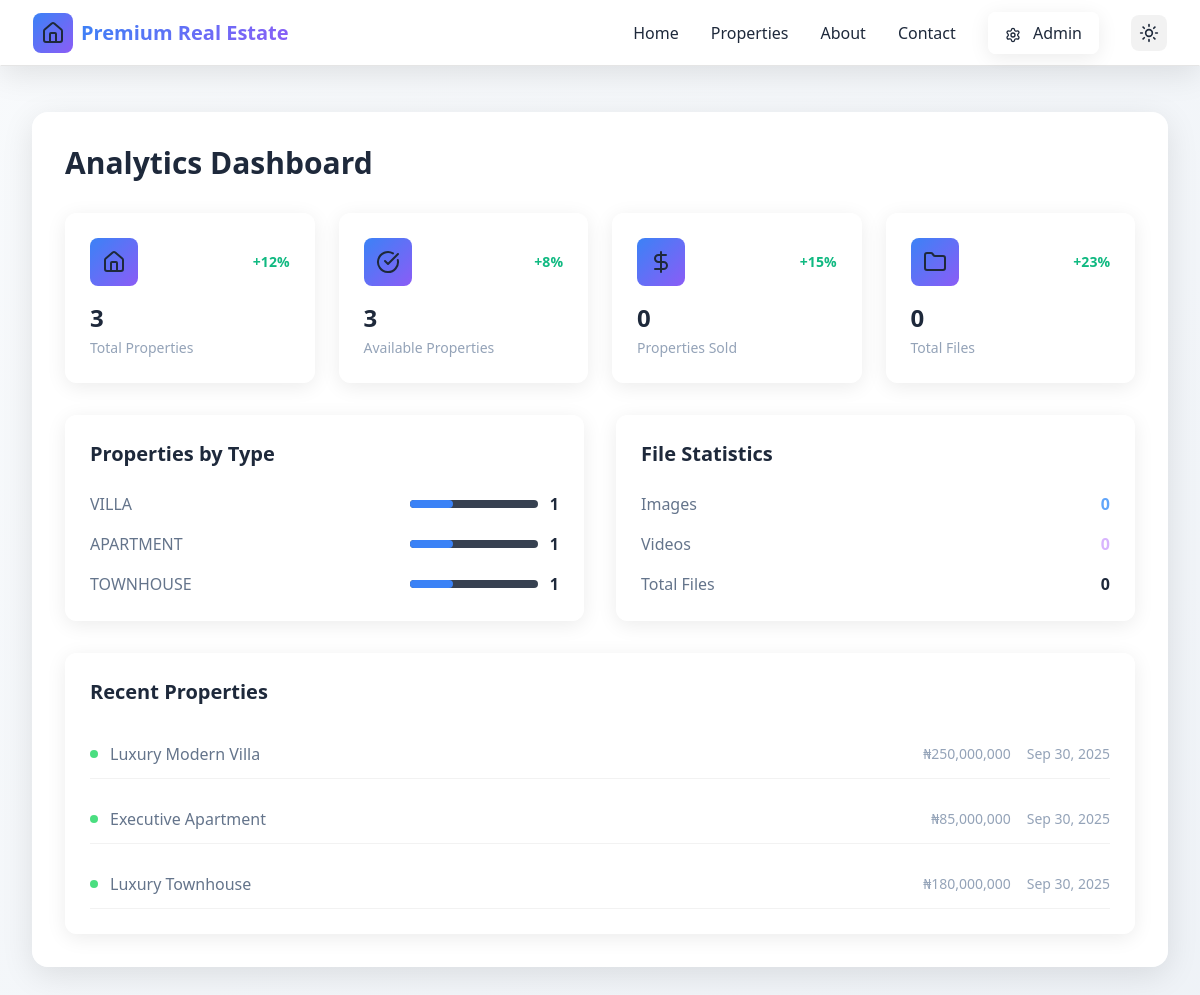
Screenshot of /admin/analytics.php (signed in) with the database file from the repository.
### tables this page shows
CREATE TABLE IF NOT EXISTS properties (
    id INT AUTO_INCREMENT PRIMARY KEY,
    title VARCHAR(255) NOT NULL,
    description TEXT NOT NULL,
    price DECIMAL(15,2) NOT NULL,
    location VARCHAR(255) NOT NULL,
    bedrooms INT NOT NULL,
    bathrooms INT NOT NULL,
    area DECIMAL(10,2) NOT NULL,
    type ENUM('HOUSE', 'APARTMENT', 'VILLA', 'CONDO', 'TOWNHOUSE', 'LAND', 'COMMERCIAL') NOT NULL,
    status ENUM('AVAILABLE', 'SOLD', 'RENTED', 'PENDING') DEFAULT 'AVAILABLE',
    images JSON,
    features JSON,
    video_url VARCHAR(500) NULL,
    created_at TIMESTAMP DEFAULT CURRENT_TIMESTAMP,
    updated_at TIMESTAMP DEFAULT CURRENT_TIMESTAMP ON UPDATE CURRENT_TIMESTAMP
);

### admin/analytics.php (the view, shortened to what this page needs)
<?php
include '../includes/header.php';
$database = new Database();
$db = $database->getConnection();
$stats = [];
$stmt = $db->query("SELECT COUNT(*) as total FROM properties");
$stats['total_properties'] = $stmt->fetch(PDO::FETCH_ASSOC)['total'];
$stmt = $db->query("SELECT COUNT(*) as total FROM properties WHERE status = 'AVAILABLE'");
$stats['available_properties'] = $stmt->fetch(PDO::FETCH_ASSOC)['total'];
$stmt = $db->query("SELECT COUNT(*) as total FROM properties WHERE status = 'SOLD'");
$stats['sold_properties'] = $stmt->fetch(PDO::FETCH_ASSOC)['total'];
$stmt = $db->query("SELECT COUNT(*) as total FROM file_uploads");
$stats['total_files'] = $stmt->fetch(PDO::FETCH_ASSOC)['total'];
$stmt = $db->query("SELECT COUNT(*) as total FROM file_uploads WHERE file_type = 'image'");
$stats['image_files'] = $stmt->fetch(PDO::FETCH_ASSOC)['total'];
$stmt = $db->query("SELECT COUNT(*) as total FROM file_uploads WHERE file_type = 'video'");
$stats['video_files'] = $stmt->fetch(PDO::FETCH_ASSOC)['total'];
$stmt = $db->query("SELECT type, COUNT(*) as count FROM properties GROUP BY type ORDER BY count DESC");
$properties_by_type = $stmt->fetchAll(PDO::FETCH_ASSOC);
$stmt = $db->query("SELECT * FROM properties ORDER BY created_at DESC LIMIT 10");
$recent_properties = $stmt->fetchAll(PDO::FETCH_ASSOC);
?>
<div class="min-h-screen bg-gradient-to-br from-slate-900 via-purple-900 to-slate-900 pt-20">
    <div class="max-w-7xl mx-auto px-4 sm:px-6 lg:px-8 py-8">
        <div class="glass rounded-2xl p-8">
            <h1 class="text-3xl font-bold text-white mb-8">Analytics Dashboard</h1>
            <div class="grid grid-cols-1 md:grid-cols-2 lg:grid-cols-4 gap-6 mb-8">
                <div class="glass-card p-6 rounded-xl">
                    <div class="flex items-center justify-between mb-4">
                        <div class="w-12 h-12 bg-gradient-to-r from-blue-500 to-blue-600 rounded-lg flex items-center justify-center">
                            <i data-lucide="home" class="w-6 h-6 text-white"></i>
                        </div>
                        <span class="text-green-400 text-sm font-semibold">+12%</span>
                    </div>
                    <div class="text-2xl font-bold text-white mb-1"><?php echo $stats['total_properties']; ?></div>
                    <div class="text-gray-400 text-sm">Total Properties</div>
                </div>
                <div class="glass-card p-6 rounded-xl">
                    <div class="flex items-center justify-between mb-4">
                        <div class="w-12 h-12 bg-gradient-to-r from-green-500 to-green-600 rounded-lg flex items-center justify-center">
                            <i data-lucide="check-circle" class="w-6 h-6 text-white"></i>
                        </div>
                        <span class="text-green-400 text-sm font-semibold">+8%</span>
                    </div>
                    <div class="text-2xl font-bold text-white mb-1"><?php echo $stats['available_properties']; ?></div>
                    <div class="text-gray-400 text-sm">Available Properties</div>
                </div>
                <div class="glass-card p-6 rounded-xl">
                    <div class="flex items-center justify-between mb-4">
                        <div class="w-12 h-12 bg-gradient-to-r from-purple-500 to-purple-600 rounded-lg flex items-center justify-center">
                            <i data-lucide="dollar-sign" class="w-6 h-6 text-white"></i>
                        </div>
                        <span class="text-green-400 text-sm font-semibold">+15%</span>
                    </div>
                    <div class="text-2xl font-bold text-white mb-1"><?php echo $stats['sold_properties']; ?></div>
                    <div class="text-gray-400 text-sm">Properties Sold</div>
                </div>
                <div class="glass-card p-6 rounded-xl">
                    <div class="flex items-center justify-between mb-4">
                        <div class="w-12 h-12 bg-gradient-to-r from-orange-500 to-orange-600 rounded-lg flex items-center justify-center">
                            <i data-lucide="folder" class="w-6 h-6 text-white"></i>
                        </div>
                        <span class="text-green-400 text-sm font-semibold">+23%</span>
                    </div>
                    <div class="text-2xl font-bold text-white mb-1"><?php echo $stats['total_files']; ?></div>
                    <div class="text-gray-400 text-sm">Total Files</div>
                </div>
            </div>
            <div class="grid grid-cols-1 lg:grid-cols-2 gap-8 mb-8">
                <div class="glass-card p-6 rounded-xl">
                    <h3 class="text-xl font-bold text-white mb-6">Properties by Type</h3>
                    <div class="space-y-4">
                        <?php foreach($properties_by_type as $type): ?>
                        <div class="flex justify-between items-center">
                            <span class="text-gray-300"><?php echo $type['type']; ?></span>
                            <div class="flex items-center">
                                <div class="w-32 bg-gray-700 rounded-full h-2 mr-3">
                                    <div class="bg-blue-500 h-2 rounded-full" style="width: <?php echo ($type['count'] / $stats['total_properties']) * 100; ?>%"></div>
                                </div>
                                <span class="text-white font-semibold"><?php echo $type['count']; ?></span>
                            </div>
                        </div>
                        <?php endforeach; ?>
                    </div>
                </div>
                <div class="glass-card p-6 rounded-xl">
                    <h3 class="text-xl font-bold text-white mb-6">File Statistics</h3>
                    <div class="space-y-4">
                        <div class="flex justify-between items-center">
                            <span class="text-gray-300">Images</span>
                            <span class="text-blue-300 font-semibold"><?php echo $stats['image_files']; ?></span>
                        </div>
                        <div class="flex justify-between items-center">
                            <span class="text-gray-300">Videos</span>
                            <span class="text-purple-300 font-semibold"><?php echo $stats['video_files']; ?></span>
                        </div>
                        <div class="flex justify-between items-center">
                            <span class="text-gray-300">Total Files</span>
                            <span class="text-white font-semibold"><?php echo $stats['total_files']; ?></span>
                        </div>
                    </div>
                </div>
            </div>
            <div class="glass-card p-6 rounded-xl">
                <h3 class="text-xl font-bold text-white mb-6">Recent Properties</h3>
                <div class="space-y-4">
                    <?php foreach($recent_properties as $property): ?>
                    <div class="flex items-center justify-between py-3 border-b border-white/10">
                        <div class="flex items-center">
                            <div class="w-2 h-2 bg-green-400 rounded-full mr-3"></div>
                            <span class="text-gray-300"><?php echo htmlspecialchars($property['title']); ?></span>
                        </div>
                        <div class="flex items-center space-x-4">
                            <span class="text-gray-400 text-sm">₦<?php echo number_format($property['price']); ?></span>
                            <span class="text-gray-400 text-sm"><?php echo date('M j, Y', strtotime($property['created_at'])); ?></span>
                        </div>
                    </div>
                    <?php endforeach; ?>
                </div>
            </div>
        </div>
    </div>
</div>
<?php include '../includes/footer.php'; ?>

### includes/header.php (style rules this page uses)
.glass { background: rgba(255, 255, 255, 0.1); backdrop-filter: blur(10px); border: 1px solid rgba(255, 255, 255, 0.2); box-shadow: 0 8px 32px 0 rgba(31, 38, 135, 0.37); }
.light { background: linear-gradient(135deg, #f8fafc 0%, #e2e8f0 100%); }
.light .glass { background: rgba(255, 255, 255, 0.95); backdrop-filter: blur(20px); border: 1px solid rgba(255, 255, 255, 0.3); box-shadow: 0 8px 32px 0 rgba(0, 0, 0, 0.1); }
.light .glass-card { background: rgba(255, 255, 255, 0.9); backdrop-filter: blur(15px); border: 1px solid rgba(255, 255, 255, 0.2); box-shadow: 0 4px 20px 0 rgba(0, 0, 0, 0.08); }
.light .text-white { color: #1e293b !important; }
.light .text-gray-300 { color: #64748b !important; }
.light .text-gray-400 { color: #94a3b8 !important; }
.light .text-green-400 { color: #10b981 !important; }
.light .text-blue-300 { color: #60a5fa !important; }
.light .border-white\/10 { border-color: rgba(0, 0, 0, 0.05) !important; }
.light .bg-gradient-to-r { background: linear-gradient(135deg, #3b82f6, #8b5cf6) !important; }
.light .bg-gradient-to-br { background: linear-gradient(135deg, #f8fafc 0%, #e2e8f0 100%) !important; }
.light .from-slate-900 { --tw-gradient-from: #f8fafc !important; }
.light .via-purple-900 { --tw-gradient-via: #e2e8f0 !important; }
.light .to-slate-900 { --tw-gradient-to: #f8fafc !important; }
.light .bg-blue-500 { background-color: #3b82f6 !important; }
.glass-card { background: rgba(255, 255, 255, 0.05); backdrop-filter: blur(5px); border: 1px solid rgba(255, 255, 255, 0.1); box-shadow: 0 4px 16px 0 rgba(31, 38, 135, 0.37); }
body { background: linear-gradient(135deg, #0f172a 0%, #7c3aed 50%, #0f172a 100%); background-attachment: fixed; }

### rows the page displays
properties: title "Luxury Modern Villa", price "250,000,000", created_at "Sep 30, 2025"
properties: title "Executive Apartment", price "85,000,000", created_at "Sep 30, 2025"
properties: title "Luxury Townhouse", price "180,000,000", created_at "Sep 30, 2025"

### other values shown
$site_settings['site_name'] "Premium Real Estate"
$stats['total_properties'] "3"
$stats['available_properties'] "3"
$stats['sold_properties'] "0"
$stats['total_files'] "0"
$type['type'] "VILLA"
$type['count'] "1"
$type['type'] "APARTMENT"
$type['type'] "TOWNHOUSE"
$stats['image_files'] "0"
$stats['video_files'] "0"
